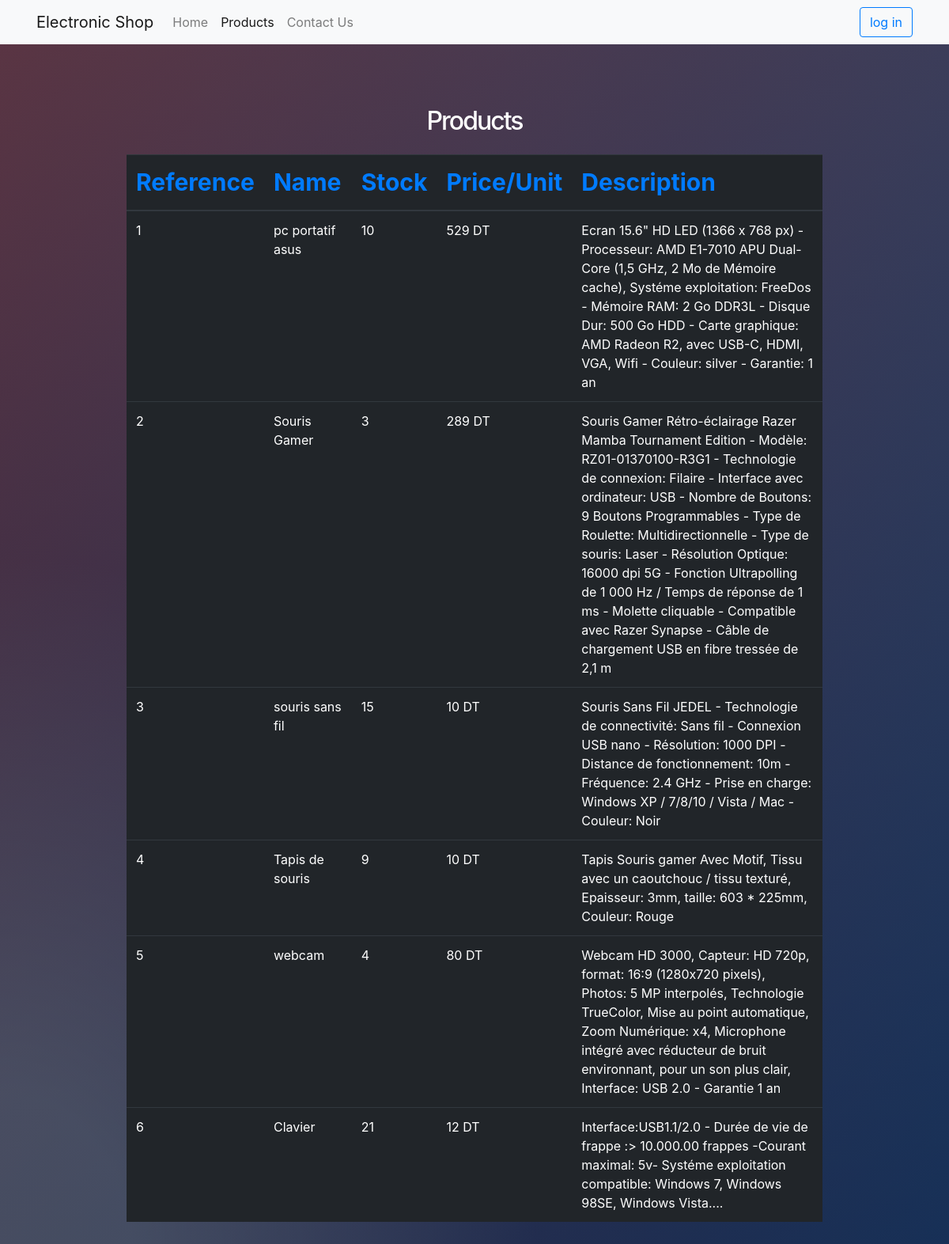
/products.php, run on the app's committed database.
### tables this page shows
CREATE TABLE `products` (
  `reference` varchar(20) NOT NULL PRIMARY KEY,
  `name` varchar(30) NOT NULL,
  `stock` int(11) NOT NULL,
  `price` int(11) NOT NULL,
  `description` varchar(1000) NOT NULL
);

### db/db.class.php (called while the page is built, shortened)
<?php
class DB {
    private $host;
    private $username;
    private $password;
    private $database;
    private $db;
    public function __construct($host = null, $username = null, $password = null, $database = null){
        if($host != null)
        {
            $this->host = $host;
            $this->username = $username;
            $this->password = $password;
            $this->database = $database;
        }
        try{
            $this->db = new PDO('mysql:host='.$this->host.';dbname='.$this->database, $this->username, $this->password, array(PDO::MYSQL_ATTR_INIT_COMMAND => 'SET NAMES UTF8',
                PDO::ATTR_ERRMODE =>PDO::ERRMODE_WARNING));
        }catch(PDOException $e)
        {
            echo "<div class='alert alert-danger col-lg-6'>Can't Connect to the Database</div>";
        }
    }
    public function query($sql, $data = array()){
        try {
            $req = $this->db->prepare($sql);
            $req->execute($data);
        } catch (PDOException $e) {
            echo "<div class='alert alert-danger col-lg-6'>Invalid query</div>";
        }
        return $req->fetchAll(PDO::FETCH_ASSOC);
    }
}

### db/dbconfig.php (called while the page is built, shortened)
<?php
require "db.class.php";
$database = "TPWEB";
$host = "localhost";
$username = "root";
$password = "root";

### products.php (the view, shortened to what this page needs)
<!DOCTYPE html>
<html lang="en">
<head>
    <link rel="stylesheet" type="text/css" media="screen" href="css/reset.css">
    <link rel="stylesheet" type="text/css" media="screen" href="css/style.css">
    <link rel="stylesheet" href="https://stackpath.bootstrapcdn.com/bootstrap/4.1.1/css/bootstrap.min.css">
    <link rel="stylesheet" href="https://use.fontawesome.com/releases/v5.0.13/css/all.css">
</head>
<body>
<header class="bg-light">
    <nav class="navbar navbar-expand-lg navbar-light bg-light container">
        <a class="navbar-brand" href="javascript:void(0)">Electronic Shop</a>
        <div class="collapse navbar-collapse" id="navbarText">
            <ul class="navbar-nav mr-auto">
                <li class="nav-item">
                    <a class="nav-link" href="index.php">Home</a>
                </li>
                <li class="nav-item active">
                    <a class="nav-link" href="products.php">Products</a>
                </li>
                <li class="nav-item">
                    <a class="nav-link" href="contacts.php">Contact Us <span class="sr-only">(current)</span></a>
                </li>
            </ul>
            <div><a href="login.php"><button class="btn btn-outline-primary">log in</button></a> </div>
        </div>
    </nav>
</header>
<section id="content" class="container mt-5">
    <div>
        <div class="body">
            <div class="d-flex flex-column justify-content-center align-items-center">
                <h2 class="p3" style="color: white;">Products</h2>
                <table class="table table-dark">
                    <thead class="text-primary">
                    <th style="font-size: 30px;">Reference</th>
                    <th style="font-size: 30px;">Name</th>
                    <th style="font-size: 30px;">Stock</th>
                    <th style="font-size: 30px;">Price/Unit</th>
                    <th style="font-size: 30px;">Description</th>
                    </thead>
                    <tbody>
                    <?php
                    require "db/dbconfig.php";
                    $db = new DB($host,$username,$password,$database);
                    $sql = "SELECT * FROM products" ;
                    $query = $db->query($sql);
                    foreach ($query as &$value) {
                        echo "<tr>";
                        echo "<td>".$value["reference"]."</td>";
                        echo "<td>".$value["name"]."</td>";
                        echo "<td>".$value["stock"]."</td>";
                        echo "<td>".$value["price"]." DT</td>";
                        echo "<td>".$value["description"]."</td>";
                        echo "</tr>";
                    }
                    ?>
                    </tbody>
                </table>
            </div>
        </div>
    </div>
</section>
</body>

### css/style.css (style rules this page uses)
html, body { width:100%; height:100%; padding:0; margin:0; }
body { font: 12px/22px Arial, Helvetica, sans-serif; color:#8f8b8c; min-width:970px; background: #092756; background: -moz-radial-gradient(0% 100%, ellipse cover, rgba(104,128,138,.4) 10%,rgba(138,114,76,0) 40%),-moz-linear-gradient(top, rgba(57,173,219,.25) 0%, rgba(42,60,87,.4) 100%), -moz-linear-gradient(-45deg, #670d10 0%, #092756 100%); background: -webkit-radial-gradient(0% 100%, ellipse cover, rgba(104,128,138,.4) 10%,rgba(138,114,76,0) 40%), -webkit-linear-gradient(top, rgba(57,173,219,.25) 0%,rgba(42,60,87,.4) 100%), -webkit-linear-gradient(-45deg, #670d10 0%,#092756 100%); background: -o-radial-gradient(0% 100%, ellipse cover, rgba(104,128,138,.4) 10%,rgba(138,114,76,0) 40%), -o-linear-gradient(top, rgba(57,173,219,.25) 0%,rgba(42,60,87,.4) 100%), -o-linear-gradient(-45deg, #670d10 0%,#092756 100%); background: -ms-radial-gradient(0% 100%, ellipse cover, rgba(104,128,138,.4) 10%,rgba(138,114,76,0) 40%), -ms-linear-gradient(top, rgba(57,173,219,.25) 0%,rgba(42,60,87,.4) 100%), -ms-linear-gradient(-45deg, #670d10 0%,#092756 100%); background: -webkit-radial-gradient(0% 100%, ellipse cover, rgba(104,128,138,.4) 10%,rgba(138,114,76,0) 40%), linear-gradient(to bottom, rgba(57,173,219,.25) 0%,rgba(42,60,87,.4) 100%), linear-gradient(135deg, #670d10 0%,#092756 100%); }
a { text-decoration:none; cursor:pointer; }
h2 { font-size:35px; line-height:45px; color:#1f1919; font-weight:normal; letter-spacing:-2px; }
ul { margin:0; padding:0; list-style-image:none; }
.p3 { padding-bottom:15px; }
header { width:100%; margin:0 auto; z-index:101; position:relative; z-index:100; }
#content { filter: progid:DXImageTransform.Microsoft.gradient( startColorstr='#3E1D6D', endColorstr='#092756',GradientType=1 ); width:100%; padding:30px 0 50px 0; }
#content>div { width:880px; margin:0 auto; }

### data on the page
products: reference "1", name "pc portatif asus", stock "10", price "529", description "Ecran 15.6\" HD LED (1366 x 768 px) - Processeur: AMD E1-7010 APU Dual-Core (1,5 GHz, 2 Mo de Mémoire cache), Systéme exploitation: FreeDos - Mémoire RAM: 2 Go DDR3L - Disque Dur: 500 Go HDD - Carte graphique: AMD Radeon R2, avec USB-C, HDMI, VGA, Wifi - Couleur: silver - Garantie: 1 an"
products: reference "2", name "Souris Gamer", stock "3", price "289", description "Souris Gamer Rétro-éclairage Razer Mamba Tournament Edition - Modèle: RZ01-01370100-R3G1 - Technologie de connexion: Filaire - Interface avec ordinateur: USB - Nombre de Boutons: 9 Boutons Programmables - Type de Roulette: Multidirectionnelle - Type de souris: Laser - Résolution Optique: 16000 dpi 5G - Fonction Ultrapolling de 1 000 Hz / Temps de réponse de 1 ms - Molette cliquable - Compatible avec Razer Synapse - Câble de chargement USB en fibre tressée de 2,1 m"
products: reference "3", name "souris sans fil", stock "15", price "10", description "Souris Sans Fil JEDEL - Technologie de connectivité: Sans fil - Connexion USB nano - Résolution: 1000 DPI - Distance de fonctionnement: 10m - Fréquence: 2.4 GHz - Prise en charge: Windows XP / 7/8/10 / Vista / Mac - Couleur: Noir"
products: reference "4", name "Tapis de souris", stock "9", price "10", description "Tapis Souris gamer Avec Motif, Tissu avec un caoutchouc / tissu texturé, Epaisseur: 3mm, taille: 603 * 225mm, Couleur: Rouge"
products: reference "5", name "webcam", stock "4", price "80", description "Webcam HD 3000, Capteur: HD 720p, format: 16:9 (1280x720 pixels), Photos: 5 MP interpolés, Technologie TrueColor, Mise au point automatique, Zoom Numérique: x4, Microphone intégré avec réducteur de bruit environnant, pour un son plus clair, Interface: USB 2.0 - Garantie 1 an"
products: reference "6", name "Clavier", stock "21", price "12", description "Interface:USB1.1/2.0 - Durée de vie de frappe :> 10.000.00 frappes -Courant maximal: 5v- Systéme exploitation compatible: Windows 7, Windows 98SE, Windows Vista...."
